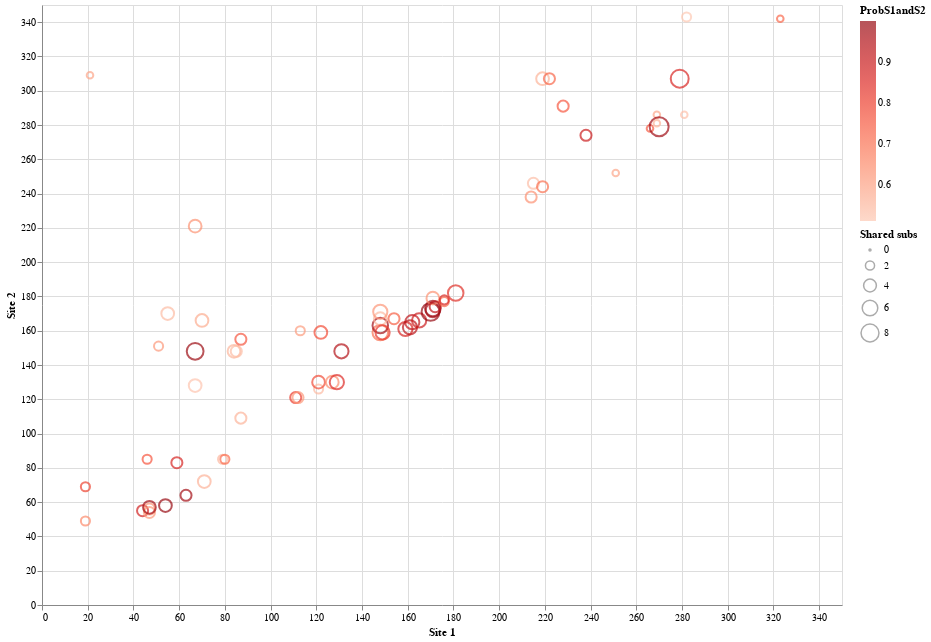

Source (notebook cell):
### Markdown cell above
## Visualizations

### Code cell
# Basic plot
coevolving_sites_3["ProbS1andS2"] = coevolving_sites_3["P [Site 1 <–> Site 2]"]

source = coevolving_sites_3

line = alt.Chart(source).mark_point().encode(
    x ='Site 1',
    y ='Site 2',
    size = "Shared subs",
    color=alt.Color('ProbS1andS2', scale=alt.Scale(scheme='reds', reverse=False))
).properties(
    width=800,
    height=600)

line

### Figure 1 — Vega-Lite specification as saved in the notebook (floating-point values rounded to 4 significant figures)
{"config": {"view": {"continuousWidth": 400, "continuousHeight": 300}}, "data": {"name": "data-c4fb8fcf59528711751650b6a5568d80"}, "mark": "point", "encoding": {"color": {"type": "quantitative", "field": "ProbS1andS2", "scale": {"reverse": false, "scheme": "reds"}}, "size": {"type": "quantitative", "field": "Shared subs"}, "x": {"type": "quantitative", "field": "Site 1"}, "y": {"type": "quantitative", "field": "Site 2"}}, "height": 600, "width": 800, "$schema": "https://vega.github.io/schema/vega-lite/v4.8.1.json", "datasets": {"data-c4fb8fcf59528711751650b6a5568d80": [{"Site 1": 19.0, "Site 2": 49.0, "P [Site 1 –> Site 2]": 0.2117, "P [Site 2 –> Site 1]": 0.4393, "P [Site 1 <–> Site 2]": 0.6511, "Site 1 subs": 3.0, "Site 2 subs": 2.0, "Shared subs": 2.0, "ProbS1andS2": 0.6511}, {"Site 1": 19.0, "Site 2": 69.0, "P [Site 1 –> Site 2]": 0.7765, "P [Site 2 –> Site 1]": 0.02075, "P [Site 1 <–> Site 2]": 0.7972, "Site 1 subs": 3.0, "Site 2 subs": 3.0, "Shared subs": 2.0, "ProbS1andS2": 0.7972}, {"Site 1": 21.0, "Site 2": 309.0, "P [Site 1 –> Site 2]": 0.2715, "P [Site 2 –> Site 1]": 0.3213, "P [Site 1 <–> Site 2]": 0.5928, "Site 1 subs": 1.0, "Site 2 subs": 1.0, "Shared subs": 1.0, "ProbS1andS2": 0.5928}, {"Site 1": 44.0, "Site 2": 55.0, "P [Site 1 –> Site 2]": 0.306, "P [Site 2 –> Site 1]": 0.5741, "P [Site 1 <–> Site 2]": 0.8801, "Site 1 subs": 3.0, "Site 2 subs": 5.0, "Shared subs": 3.0, "ProbS1andS2": 0.8801}, {"Site 1": 46.0, "Site 2": 85.0, "P [Site 1 –> Site 2]": 0.07871, "P [Site 2 –> Site 1]": 0.6787, "P [Site 1 <–> Site 2]": 0.7574, "Site 1 subs": 2.0, "Site 2 subs": 4.0, "Shared subs": 2.0, "ProbS1andS2": 0.7574}, {"Site 1": 47.0, "Site 2": 54.0, "P [Site 1 –> Site 2]": 0.5643, "P [Site 2 –> Site 1]": 0.05424, "P [Site 1 <–> Site 2]": 0.6185, "Site 1 subs": 5.0, "Site 2 subs": 5.0, "Shared subs": 3.0, "ProbS1andS2": 0.6185}, {"Site 1": 47.0, "Site 2": 56.0, "P [Site 1 –> Site 2]": 0.5619, "P [Site 2 –> Site 1]": 0.06416, "P [Site 1 <–> Site 2]": 0.6261, "Site 1 subs": 5.0, "Site 2 subs": 5.0, "Shared subs": 3.0, "ProbS1andS2": 0.6261}, {"Site 1": 47.0, "Site 2": 57.0, "P [Site 1 –> Site 2]": 0.5943, "P [Site 2 –> Site 1]": 0.3815, "P [Site 1 <–> Site 2]": 0.9758, "Site 1 subs": 5.0, "Site 2 subs": 7.0, "Shared subs": 4.0, "ProbS1andS2": 0.9758}, {"Site 1": 51.0, "Site 2": 151.0, "P [Site 1 –> Site 2]": 0.3042, "P [Site 2 –> Site 1]": 0.3154, "P [Site 1 <–> Site 2]": 0.6197, "Site 1 subs": 2.0, "Site 2 subs": 3.0, "Shared subs": 2.0, "ProbS1andS2": 0.6197}, {"Site 1": 54.0, "Site 2": 58.0, "P [Site 1 –> Site 2]": 0.8894, "P [Site 2 –> Site 1]": 0.1095, "P [Site 1 <–> Site 2]": 0.9989, "Site 1 subs": 5.0, "Site 2 subs": 5.0, "Shared subs": 4.0, "ProbS1andS2": 0.9989}, {"Site 1": 55.0, "Site 2": 170.0, "P [Site 1 –> Site 2]": 0.02567, "P [Site 2 –> Site 1]": 0.5158, "P [Site 1 <–> Site 2]": 0.5415, "Site 1 subs": 5.0, "Site 2 subs": 10.0, "Shared subs": 4.0, "ProbS1andS2": 0.5415}, {"Site 1": 59.0, "Site 2": 83.0, "P [Site 1 –> Site 2]": 0.1187, "P [Site 2 –> Site 1]": 0.7525, "P [Site 1 <–> Site 2]": 0.8712, "Site 1 subs": 4.0, "Site 2 subs": 8.0, "Shared subs": 3.0, "ProbS1andS2": 0.8712}, {"Site 1": 63.0, "Site 2": 64.0, "P [Site 1 –> Site 2]": 0.1002, "P [Site 2 –> Site 1]": 0.8754, "P [Site 1 <–> Site 2]": 0.9756, "Site 1 subs": 4.0, "Site 2 subs": 4.0, "Shared subs": 3.0, "ProbS1andS2": 0.9756}, {"Site 1": 67.0, "Site 2": 128.0, "P [Site 1 –> Site 2]": 0.5192, "P [Site 2 –> Site 1]": 0.0008865, "P [Site 1 <–> Site 2]": 0.5201, "Site 1 subs": 14.0, "Site 2 subs": 5.0, "Shared subs": 4.0, "ProbS1andS2": 0.5201}, {"Site 1": 67.0, "Site 2": 148.0, "P [Site 1 –> Site 2]": 0.03637, "P [Site 2 –> Site 1]": 0.9529, "P [Site 1 <–> Site 2]": 0.9892, "Site 1 subs": 14.0, "Site 2 subs": 12.0, "Shared subs": 7.0, "ProbS1andS2": 0.9892}, {"Site 1": 67.0, "Site 2": 221.0, "P [Site 1 –> Site 2]": 0.6325, "P [Site 2 –> Site 1]": 0.0001344, "P [Site 1 <–> Site 2]": 0.6326, "Site 1 subs": 14.0, "Site 2 subs": 7.0, "Shared subs": 4.0, "ProbS1andS2": 0.6326}, {"Site 1": 70.0, "Site 2": 166.0, "P [Site 1 –> Site 2]": 0.0007134, "P [Site 2 –> Site 1]": 0.5778, "P [Site 1 <–> Site 2]": 0.5785, "Site 1 subs": 6.0, "Site 2 subs": 9.0, "Shared subs": 4.0, "ProbS1andS2": 0.5785}, {"Site 1": 71.0, "Site 2": 72.0, "P [Site 1 –> Site 2]": 0.4395, "P [Site 2 –> Site 1]": 0.1254, "P [Site 1 <–> Site 2]": 0.5649, "Site 1 subs": 8.0, "Site 2 subs": 7.0, "Shared subs": 4.0, "ProbS1andS2": 0.5649}, {"Site 1": 79.0, "Site 2": 85.0, "P [Site 1 –> Site 2]": 0.2317, "P [Site 2 –> Site 1]": 0.3181, "P [Site 1 <–> Site 2]": 0.5498, "Site 1 subs": 2.0, "Site 2 subs": 4.0, "Shared subs": 2.0, "ProbS1andS2": 0.5498}, {"Site 1": 80.0, "Site 2": 85.0, "P [Site 1 –> Site 2]": 0.1388, "P [Site 2 –> Site 1]": 0.5778, "P [Site 1 <–> Site 2]": 0.7166, "Site 1 subs": 2.0, "Site 2 subs": 4.0, "Shared subs": 2.0, "ProbS1andS2": 0.7166}, {"Site 1": 84.0, "Site 2": 148.0, "P [Site 1 –> Site 2]": 0.009994, "P [Site 2 –> Site 1]": 0.5454, "P [Site 1 <–> Site 2]": 0.5554, "Site 1 subs": 7.0, "Site 2 subs": 12.0, "Shared subs": 4.0, "ProbS1andS2": 0.5554}, {"Site 1": 85.0, "Site 2": 148.0, "P [Site 1 –> Site 2]": 0.2093, "P [Site 2 –> Site 1]": 0.3294, "P [Site 1 <–> Site 2]": 0.5387, "Site 1 subs": 4.0, "Site 2 subs": 12.0, "Shared subs": 3.0, "ProbS1andS2": 0.5387}, {"Site 1": 87.0, "Site 2": 109.0, "P [Site 1 –> Site 2]": 0.4077, "P [Site 2 –> Site 1]": 0.1527, "P [Site 1 <–> Site 2]": 0.5604, "Site 1 subs": 4.0, "Site 2 subs": 6.0, "Shared subs": 3.0, "ProbS1andS2": 0.5604}, {"Site 1": 87.0, "Site 2": 155.0, "P [Site 1 –> Site 2]": 0.55, "P [Site 2 –> Site 1]": 0.2101, "P [Site 1 <–> Site 2]": 0.7602, "Site 1 subs": 4.0, "Site 2 subs": 5.0, "Shared subs": 3.0, "ProbS1andS2": 0.7602}, {"Site 1": 111.0, "Site 2": 121.0, "P [Site 1 –> Site 2]": 0.01359, "P [Site 2 –> Site 1]": 0.7993, "P [Site 1 <–> Site 2]": 0.8129, "Site 1 subs": 4.0, "Site 2 subs": 5.0, "Shared subs": 3.0, "ProbS1andS2": 0.8129}, {"Site 1": 112.0, "Site 2": 121.0, "P [Site 1 –> Site 2]": 0.003115, "P [Site 2 –> Site 1]": 0.6187, "P [Site 1 <–> Site 2]": 0.6218, "Site 1 subs": 6.0, "Site 2 subs": 5.0, "Shared subs": 3.0, "ProbS1andS2": 0.6218}, {"Site 1": 113.0, "Site 2": 160.0, "P [Site 1 –> Site 2]": 0.4439, "P [Site 2 –> Site 1]": 0.1668, "P [Site 1 <–> Site 2]": 0.6107, "Site 1 subs": 2.0, "Site 2 subs": 3.0, "Shared subs": 2.0, "ProbS1andS2": 0.6107}, {"Site 1": 121.0, "Site 2": 126.0, "P [Site 1 –> Site 2]": 0.5475, "P [Site 2 –> Site 1]": 6.482e-05, "P [Site 1 <–> Site 2]": 0.5476, "Site 1 subs": 5.0, "Site 2 subs": 3.0, "Shared subs": 2.0, "ProbS1andS2": 0.5476}, {"Site 1": 121.0, "Site 2": 130.0, "P [Site 1 –> Site 2]": 0.3871, "P [Site 2 –> Site 1]": 0.392, "P [Site 1 <–> Site 2]": 0.7791, "Site 1 subs": 5.0, "Site 2 subs": 7.0, "Shared subs": 4.0, "ProbS1andS2": 0.7791}, {"Site 1": 122.0, "Site 2": 159.0, "P [Site 1 –> Site 2]": 0.01657, "P [Site 2 –> Site 1]": 0.7599, "P [Site 1 <–> Site 2]": 0.7765, "Site 1 subs": 4.0, "Site 2 subs": 10.0, "Shared subs": 4.0, "ProbS1andS2": 0.7765}, {"Site 1": 127.0, "Site 2": 130.0, "P [Site 1 –> Site 2]": 0.05038, "P [Site 2 –> Site 1]": 0.5931, "P [Site 1 <–> Site 2]": 0.6435, "Site 1 subs": 4.0, "Site 2 subs": 7.0, "Shared subs": 4.0, "ProbS1andS2": 0.6435}, {"Site 1": 129.0, "Site 2": 130.0, "P [Site 1 –> Site 2]": 0.405, "P [Site 2 –> Site 1]": 0.4459, "P [Site 1 <–> Site 2]": 0.8509, "Site 1 subs": 7.0, "Site 2 subs": 7.0, "Shared subs": 5.0, "ProbS1andS2": 0.8509}, {"Site 1": 131.0, "Site 2": 148.0, "P [Site 1 –> Site 2]": 0.01998, "P [Site 2 –> Site 1]": 0.9298, "P [Site 1 <–> Site 2]": 0.9498, "Site 1 subs": 6.0, "Site 2 subs": 12.0, "Shared subs": 5.0, "ProbS1andS2": 0.9498}, {"Site 1": 148.0, "Site 2": 159.0, "P [Site 1 –> Site 2]": 0.6768, "P [Site 2 –> Site 1]": 0.03087, "P [Site 1 <–> Site 2]": 0.7076, "Site 1 subs": 12.0, "Site 2 subs": 10.0, "Shared subs": 6.0, "ProbS1andS2": 0.7076}, {"Site 1": 148.0, "Site 2": 163.0, "P [Site 1 –> Site 2]": 0.9806, "P [Site 2 –> Site 1]": 0.0, "P [Site 1 <–> Site 2]": 0.9806, "Site 1 subs": 12.0, "Site 2 subs": 9.0, "Shared subs": 6.0, "ProbS1andS2": 0.9806}, {"Site 1": 148.0, "Site 2": 167.0, "P [Site 1 –> Site 2]": 0.5328, "P [Site 2 –> Site 1]": 0.01041, "P [Site 1 <–> Site 2]": 0.5432, "Site 1 subs": 12.0, "Site 2 subs": 5.0, "Shared subs": 4.0, "ProbS1andS2": 0.5432}, {"Site 1": 148.0, "Site 2": 171.0, "P [Site 1 –> Site 2]": 0.485, "P [Site 2 –> Site 1]": 0.1406, "P [Site 1 <–> Site 2]": 0.6256, "Site 1 subs": 12.0, "Site 2 subs": 10.0, "Shared subs": 5.0, "ProbS1andS2": 0.6256}, {"Site 1": 149.0, "Site 2": 159.0, "P [Site 1 –> Site 2]": 0.003117, "P [Site 2 –> Site 1]": 0.818, "P [Site 1 <–> Site 2]": 0.8211, "Site 1 subs": 9.0, "Site 2 subs": 10.0, "Shared subs": 5.0, "ProbS1andS2": 0.8211}, {"Site 1": 154.0, "Site 2": 167.0, "P [Site 1 –> Site 2]": 0.01787, "P [Site 2 –> Site 1]": 0.7206, "P [Site 1 <–> Site 2]": 0.7384, "Site 1 subs": 5.0, "Site 2 subs": 5.0, "Shared subs": 3.0, "ProbS1andS2": 0.7384}, {"Site 1": 159.0, "Site 2": 161.0, "P [Site 1 –> Site 2]": 0.5801, "P [Site 2 –> Site 1]": 0.2876, "P [Site 1 <–> Site 2]": 0.8677, "Site 1 subs": 10.0, "Site 2 subs": 5.0, "Shared subs": 5.0, "ProbS1andS2": 0.8677}, {"Site 1": 161.0, "Site 2": 162.0, "P [Site 1 –> Site 2]": 0.693, "P [Site 2 –> Site 1]": 0.2381, "P [Site 1 <–> Site 2]": 0.9311, "Site 1 subs": 5.0, "Site 2 subs": 8.0, "Shared subs": 5.0, "ProbS1andS2": 0.9311}, {"Site 1": 162.0, "Site 2": 165.0, "P [Site 1 –> Site 2]": 0.6682, "P [Site 2 –> Site 1]": 0.2535, "P [Site 1 <–> Site 2]": 0.9216, "Site 1 subs": 8.0, "Site 2 subs": 5.0, "Shared subs": 5.0, "ProbS1andS2": 0.9216}, {"Site 1": 165.0, "Site 2": 166.0, "P [Site 1 –> Site 2]": 0.5601, "P [Site 2 –> Site 1]": 0.3313, "P [Site 1 <–> Site 2]": 0.8915, "Site 1 subs": 5.0, "Site 2 subs": 9.0, "Shared subs": 5.0, "ProbS1andS2": 0.8915}, {"Site 1": 170.0, "Site 2": 171.0, "P [Site 1 –> Site 2]": 0.3, "P [Site 2 –> Site 1]": 0.7, "P [Site 1 <–> Site 2]": 1.0, "Site 1 subs": 10.0, "Site 2 subs": 10.0, "Shared subs": 8.0, "ProbS1andS2": 1.0}, {"Site 1": 171.0, "Site 2": 172.0, "P [Site 1 –> Site 2]": 0.9559, "P [Site 2 –> Site 1]": 0.009669, "P [Site 1 <–> Site 2]": 0.9655, "Site 1 subs": 10.0, "Site 2 subs": 7.0, "Shared subs": 5.0, "ProbS1andS2": 0.9655}, {"Site 1": 171.0, "Site 2": 173.0, "P [Site 1 –> Site 2]": 0.9905, "P [Site 2 –> Site 1]": 0.0, "P [Site 1 <–> Site 2]": 0.9905, "Site 1 subs": 10.0, "Site 2 subs": 8.0, "Shared subs": 6.0, "ProbS1andS2": 0.9905}, {"Site 1": 171.0, "Site 2": 179.0, "P [Site 1 –> Site 2]": 0.6303, "P [Site 2 –> Site 1]": 0.002391, "P [Site 1 <–> Site 2]": 0.6327, "Site 1 subs": 10.0, "Site 2 subs": 8.0, "Shared subs": 4.0, "ProbS1andS2": 0.6327}, {"Site 1": 172.0, "Site 2": 174.0, "P [Site 1 –> Site 2]": 0.9234, "P [Site 2 –> Site 1]": 0.002994, "P [Site 1 <–> Site 2]": 0.9264, "Site 1 subs": 7.0, "Site 2 subs": 3.0, "Shared subs": 3.0, "ProbS1andS2": 0.9264}, {"Site 1": 176.0, "Site 2": 177.0, "P [Site 1 –> Site 2]": 0.2618, "P [Site 2 –> Site 1]": 0.467, "P [Site 1 <–> Site 2]": 0.7288, "Site 1 subs": 2.0, "Site 2 subs": 4.0, "Shared subs": 2.0, "ProbS1andS2": 0.7288}, {"Site 1": 176.0, "Site 2": 178.0, "P [Site 1 –> Site 2]": 0.6187, "P [Site 2 –> Site 1]": 0.242, "P [Site 1 <–> Site 2]": 0.8607, "Site 1 subs": 2.0, "Site 2 subs": 3.0, "Shared subs": 2.0, "ProbS1andS2": 0.8607}, {"Site 1": 181.0, "Site 2": 182.0, "P [Site 1 –> Site 2]": 0.8146, "P [Site 2 –> Site 1]": 0.02589, "P [Site 1 <–> Site 2]": 0.8404, "Site 1 subs": 12.0, "Site 2 subs": 19.0, "Shared subs": 6.0, "ProbS1andS2": 0.8404}, {"Site 1": 214.0, "Site 2": 238.0, "P [Site 1 –> Site 2]": 0.0344, "P [Site 2 –> Site 1]": 0.6011, "P [Site 1 <–> Site 2]": 0.6355, "Site 1 subs": 8.0, "Site 2 subs": 6.0, "Shared subs": 3.0, "ProbS1andS2": 0.6355}, {"Site 1": 215.0, "Site 2": 246.0, "P [Site 1 –> Site 2]": 0.08112, "P [Site 2 –> Site 1]": 0.4572, "P [Site 1 <–> Site 2]": 0.5383, "Site 1 subs": 15.0, "Site 2 subs": 4.0, "Shared subs": 3.0, "ProbS1andS2": 0.5383}, {"Site 1": 219.0, "Site 2": 244.0, "P [Site 1 –> Site 2]": 0.6579, "P [Site 2 –> Site 1]": 0.04412, "P [Site 1 <–> Site 2]": 0.702, "Site 1 subs": 6.0, "Site 2 subs": 7.0, "Shared subs": 3.0, "ProbS1andS2": 0.702}, {"Site 1": 219.0, "Site 2": 307.0, "P [Site 1 –> Site 2]": 0.1842, "P [Site 2 –> Site 1]": 0.3773, "P [Site 1 <–> Site 2]": 0.5615, "Site 1 subs": 6.0, "Site 2 subs": 13.0, "Shared subs": 4.0, "ProbS1andS2": 0.5615}, {"Site 1": 222.0, "Site 2": 307.0, "P [Site 1 –> Site 2]": 0.1042, "P [Site 2 –> Site 1]": 0.6224, "P [Site 1 <–> Site 2]": 0.7265, "Site 1 subs": 3.0, "Site 2 subs": 13.0, "Shared subs": 3.0, "ProbS1andS2": 0.7265}, {"Site 1": 228.0, "Site 2": 291.0, "P [Site 1 –> Site 2]": 0.3231, "P [Site 2 –> Site 1]": 0.4285, "P [Site 1 <–> Site 2]": 0.7516, "Site 1 subs": 8.0, "Site 2 subs": 4.0, "Shared subs": 3.0, "ProbS1andS2": 0.7516}, {"Site 1": 238.0, "Site 2": 274.0, "P [Site 1 –> Site 2]": 0.383, "P [Site 2 –> Site 1]": 0.5144, "P [Site 1 <–> Site 2]": 0.8974, "Site 1 subs": 6.0, "Site 2 subs": 5.0, "Shared subs": 3.0, "ProbS1andS2": 0.8974}, {"Site 1": 251.0, "Site 2": 252.0, "P [Site 1 –> Site 2]": 0.2974, "P [Site 2 –> Site 1]": 0.2921, "P [Site 1 <–> Site 2]": 0.5895, "Site 1 subs": 1.0, "Site 2 subs": 1.0, "Shared subs": 1.0, "ProbS1andS2": 0.5895}, {"Site 1": 266.0, "Site 2": 278.0, "P [Site 1 –> Site 2]": 0.3857, "P [Site 2 –> Site 1]": 0.3645, "P [Site 1 <–> Site 2]": 0.7502, "Site 1 subs": 1.0, "Site 2 subs": 1.0, "Shared subs": 1.0, "ProbS1andS2": 0.7502}, {"Site 1": 269.0, "Site 2": 281.0, "P [Site 1 –> Site 2]": 0.3253, "P [Site 2 –> Site 1]": 0.2379, "P [Site 1 <–> Site 2]": 0.5632, "Site 1 subs": 1.0, "Site 2 subs": 1.0, "Shared subs": 1.0, "ProbS1andS2": 0.5632}, {"Site 1": 269.0, "Site 2": 286.0, "P [Site 1 –> Site 2]": 0.2979, "P [Site 2 –> Site 1]": 0.2927, "P [Site 1 <–> Site 2]": 0.5906, "Site 1 subs": 1.0, "Site 2 subs": 1.0, "Shared subs": 1.0, "ProbS1andS2": 0.5906}, {"Site 1": 270.0, "Site 2": 279.0, "P [Site 1 –> Site 2]": 0.114, "P [Site 2 –> Site 1]": 0.8696, "P [Site 1 <–> Site 2]": 0.9837, "Site 1 subs": 15.0, "Site 2 subs": 27.0, "Shared subs": 9.0, "ProbS1andS2": 0.9837}, {"Site 1": 279.0, "Site 2": 307.0, "P [Site 1 –> Site 2]": 0.3632, "P [Site 2 –> Site 1]": 0.4989, "P [Site 1 <–> Site 2]": 0.8621, "Site 1 subs": 27.0, "Site 2 subs": 13.0, "Shared subs": 8.0, "ProbS1andS2": 0.8621}, {"Site 1": 281.0, "Site 2": 286.0, "P [Site 1 –> Site 2]": 0.2404, "P [Site 2 –> Site 1]": 0.2897, "P [Site 1 <–> Site 2]": 0.5301, "Site 1 subs": 1.0, "Site 2 subs": 1.0, "Shared subs": 1.0, "ProbS1andS2": 0.5301}, {"Site 1": 282.0, "Site 2": 343.0, "P [Site 1 –> Site 2]": 0.1891, "P [Site 2 –> Site 1]": 0.3223, "P [Site 1 <–> Site 2]": 0.5114, "Site 1 subs": 7.0, "Site 2 subs": 2.0, "Shared subs": 2.0, "ProbS1andS2": 0.5114}, {"Site 1": 323.0, "Site 2": 342.0, "P [Site 1 –> Site 2]": 0.2739, "P [Site 2 –> Site 1]": 0.4486, "P [Site 1 <–> Site 2]": 0.7225, "Site 1 subs": 1.0, "Site 2 subs": 1.0, "Shared subs": 1.0, "ProbS1andS2": 0.7225}]}}
